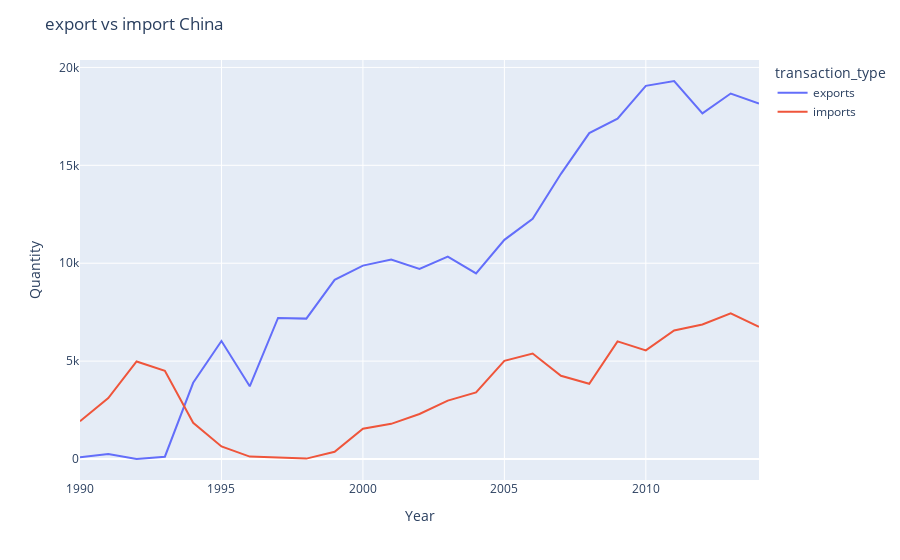

Here is the notebook cell this chart was saved with:
### Markdown cell above
### Import - Eksport

### Code cell
chiny_export_import = data[(data['country_or_area'] == 'China') & (data['commodity'] == 'electricity') & (data['transaction_type'] == 'exports') | (data['country_or_area'] == 'China') & (data['commodity'] == 'electricity') & (data['transaction_type'] == 'imports')]
fig = px.line(chiny_export_import, x="year", y="quantity", color="transaction_type")
fig.update_layout(title='export vs import China', xaxis_title='Year', yaxis_title='Quantity')
fig.show()

### Figure 1 — Plotly figure (JSON) as saved in the notebook; plotly's stock layout.template omitted (floating-point values rounded to 4 significant figures)
{"data": [{"hovertemplate": "transaction_type=exports<br>year=%{x}<br>quantity=%{y}<extra></extra>", "legendgroup": "exports", "line": {"color": "#636efa", "dash": "solid"}, "marker": {"symbol": "circle"}, "mode": "lines", "name": "exports", "orientation": "v", "showlegend": true, "type": "scatter", "x": [2014, 2013, 2012, 2011, 2010, 2009, 2008, 2007, 2006, 2005, 2004, 2003, 2002, 2001, 2000, 1999, 1998, 1997, 1996, 1995, 1994, 1993, 1992, 1991, 1990], "xaxis": "x", "y": [18158, 18669, 17653, 19307, 19059, 17386, 16644, 14566, 12271, 11194, 9476, 10339, 9704, 10191, 9878, 9150, 7170, 7204, 3712, 6025, 3893, 117, 0, 260, 90], "yaxis": "y"}, {"hovertemplate": "transaction_type=imports<br>year=%{x}<br>quantity=%{y}<extra></extra>", "legendgroup": "imports", "line": {"color": "#EF553B", "dash": "solid"}, "marker": {"symbol": "circle"}, "mode": "lines", "name": "imports", "orientation": "v", "showlegend": true, "type": "scatter", "x": [2014, 2013, 2012, 2011, 2010, 2009, 2008, 2007, 2006, 2005, 2004, 2003, 2002, 2001, 2000, 1999, 1998, 1997, 1996, 1995, 1994, 1993, 1992, 1991, 1990], "xaxis": "x", "y": [6750, 7438, 6874, 6562, 5545, 6006, 3842, 4251, 5389, 5011, 3400, 2980, 2300, 1796, 1546, 370, 20, 89, 124, 639, 1847, 4506, 4980, 3110, 1930], "yaxis": "y"}], "layout": {"legend": {"title": {"text": "transaction_type"}, "tracegroupgap": 0}, "margin": {"t": 60}, "title": {"text": "export vs import China"}, "xaxis": {"anchor": "y", "domain": [0, 1], "title": {"text": "Year"}}, "yaxis": {"anchor": "x", "domain": [0, 1], "title": {"text": "Quantity"}}}}
